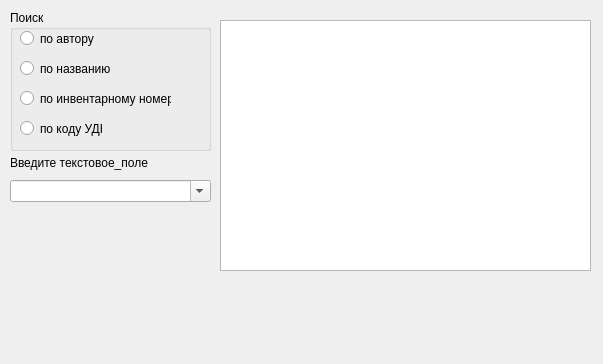
<?xml version="1.0" encoding="UTF-8"?>
<ui version="4.0">
 <class>searchbookdialog</class>
 <widget class="QWidget" name="searchbookdialog">
  <property name="geometry">
   <rect>
    <x>0</x>
    <y>0</y>
    <width>603</width>
    <height>364</height>
   </rect>
  </property>
  <property name="windowTitle">
   <string>Form</string>
  </property>
  <widget class="QGroupBox" name="groupBox">
   <property name="geometry">
    <rect>
     <x>10</x>
     <y>10</y>
     <width>201</width>
     <height>141</height>
    </rect>
   </property>
   <property name="title">
    <string>Поиск</string>
   </property>
   <widget class="QRadioButton" name="radioButton">
    <property name="geometry">
     <rect>
      <x>10</x>
      <y>20</y>
      <width>82</width>
      <height>17</height>
     </rect>
    </property>
    <property name="text">
     <string>по автору</string>
    </property>
   </widget>
   <widget class="QRadioButton" name="radioButton_2">
    <property name="geometry">
     <rect>
      <x>10</x>
      <y>50</y>
      <width>91</width>
      <height>17</height>
     </rect>
    </property>
    <property name="text">
     <string>по названию</string>
    </property>
   </widget>
   <widget class="QRadioButton" name="radioButton_3">
    <property name="geometry">
     <rect>
      <x>10</x>
      <y>80</y>
      <width>151</width>
      <height>17</height>
     </rect>
    </property>
    <property name="text">
     <string>по инвентарному номеру</string>
    </property>
   </widget>
   <widget class="QRadioButton" name="radioButton_4">
    <property name="geometry">
     <rect>
      <x>10</x>
      <y>110</y>
      <width>82</width>
      <height>17</height>
     </rect>
    </property>
    <property name="text">
     <string>по коду УДК</string>
    </property>
   </widget>
  </widget>
  <widget class="QLabel" name="label">
   <property name="geometry">
    <rect>
     <x>10</x>
     <y>153</y>
     <width>171</width>
     <height>20</height>
    </rect>
   </property>
   <property name="text">
    <string>Введите текстовое_поле</string>
   </property>
  </widget>
  <widget class="QComboBox" name="comboBox">
   <property name="geometry">
    <rect>
     <x>10</x>
     <y>180</y>
     <width>201</width>
     <height>22</height>
    </rect>
   </property>
   <property name="editable">
    <bool>true</bool>
   </property>
  </widget>
  <widget class="QTableWidget" name="tableWidget">
   <property name="geometry">
    <rect>
     <x>220</x>
     <y>20</y>
     <width>371</width>
     <height>251</height>
    </rect>
   </property>
  </widget>
 </widget>
 <resources/>
 <connections/>
</ui>
